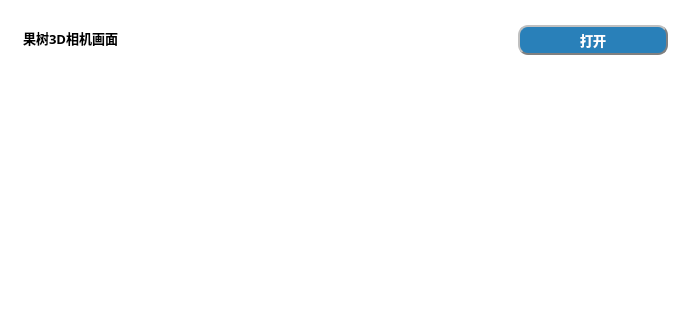
   <widget class="QFrame" name="frame_7">
    <property name="geometry">
     <rect>
      <x>440</x>
      <y>20</y>
      <width>691</width>
      <height>331</height>
     </rect>
    </property>
    <property name="styleSheet">
     <string notr="true">background-color: rgb(255, 255, 255);
border-style:outset;
border-radius:10px;
</string>
    </property>
    <property name="frameShape">
     <enum>QFrame::StyledPanel</enum>
    </property>
    <property name="frameShadow">
     <enum>QFrame::Raised</enum>
    </property>
    <widget class="QWidget" name="gridLayoutWidget_2">
     <property name="geometry">
      <rect>
       <x>20</x>
       <y>20</y>
       <width>651</width>
       <height>291</height>
      </rect>
     </property>
     <layout class="QGridLayout" name="gridLayout_2">
      <item row="0" column="1">
       <widget class="QPushButton" name="pushButton_openCamera1">
        <property name="sizePolicy">
         <sizepolicy hsizetype="Fixed" vsizetype="Fixed">
          <horstretch>0</horstretch>
          <verstretch>0</verstretch>
         </sizepolicy>
        </property>
        <property name="minimumSize">
         <size>
          <width>30</width>
          <height>30</height>
         </size>
        </property>
        <property name="maximumSize">
         <size>
          <width>150</width>
          <height>30</height>
         </size>
        </property>
        <property name="font">
         <font>
          <family>微软雅黑</family>
          <pointsize>10</pointsize>
          <weight>75</weight>
          <bold>true</bold>
         </font>
        </property>
        <property name="mouseTracking">
         <bool>false</bool>
        </property>
        <property name="layoutDirection">
         <enum>Qt::RightToLeft</enum>
        </property>
        <property name="autoFillBackground">
         <bool>false</bool>
        </property>
        <property name="styleSheet">
         <string notr="true">background-color: rgb(41, 128, 185);
color: rgb(255, 255, 255);
border-radius:10px;
border:2px groove gray;
border-style:outset;</string>
        </property>
        <property name="text">
         <string>打开</string>
        </property>
        <property name="iconSize">
         <size>
          <width>40</width>
          <height>30</height>
         </size>
        </property>
        <property name="flat">
         <bool>false</bool>
        </property>
       </widget>
      </item>
      <item row="0" column="0">
       <widget class="QLineEdit" name="lineEdit_24">
        <property name="minimumSize">
         <size>
          <width>320</width>
          <height>30</height>
         </size>
        </property>
        <property name="maximumSize">
         <size>
          <width>320</width>
          <height>30</height>
         </size>
        </property>
        <property name="font">
         <font>
          <family>微软雅黑</family>
          <pointsize>10</pointsize>
          <weight>75</weight>
          <italic>false</italic>
          <bold>true</bold>
          <kerning>false</kerning>
         </font>
        </property>
        <property name="contextMenuPolicy">
         <enum>Qt::NoContextMenu</enum>
        </property>
        <property name="layoutDirection">
         <enum>Qt::RightToLeft</enum>
        </property>
        <property name="styleSheet">
         <string notr="true">color: rgb(0, 0, 0);</string>
        </property>
        <property name="text">
         <string notr="true">果树3D相机画面</string>
        </property>
        <property name="maxLength">
         <number>80</number>
        </property>
        <property name="frame">
         <bool>false</bool>
        </property>
        <property name="dragEnabled">
         <bool>false</bool>
        </property>
        <property name="readOnly">
         <bool>true</bool>
        </property>
       </widget>
      </item>
      <item row="1" column="1">
       <widget class="QLabel" name="label_camera1_depth">
        <property name="minimumSize">
         <size>
          <width>320</width>
          <height>240</height>
         </size>
        </property>
        <property name="maximumSize">
         <size>
          <width>320</width>
          <height>240</height>
         </size>
        </property>
        <property name="layoutDirection">
         <enum>Qt::RightToLeft</enum>
        </property>
        <property name="text">
         <string/>
        </property>
       </widget>
      </item>
      <item row="1" column="0">
       <widget class="QLabel" name="label_camera1_color">
        <property name="minimumSize">
         <size>
          <width>320</width>
          <height>240</height>
         </size>
        </property>
        <property name="maximumSize">
         <size>
          <width>320</width>
          <height>240</height>
         </size>
        </property>
        <property name="text">
         <string/>
        </property>
       </widget>
      </item>
     </layout>
    </widget>
   </widget>
